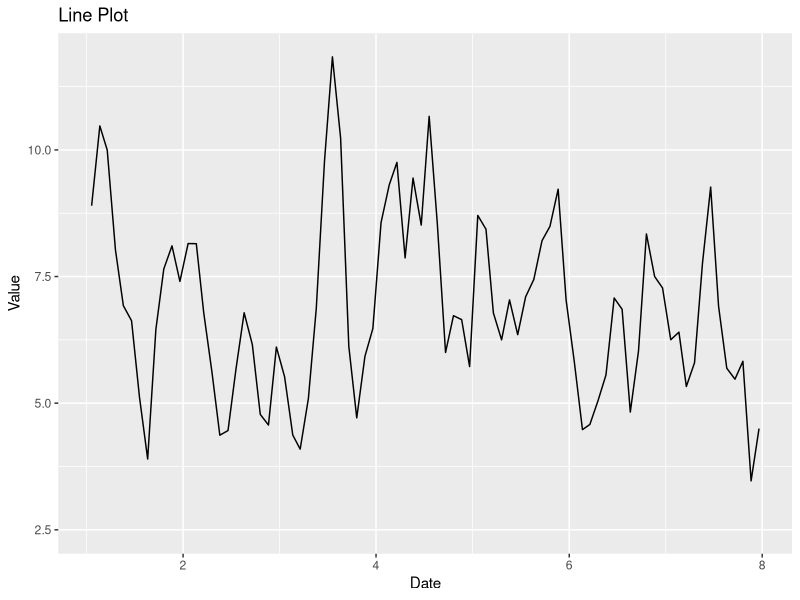

Recreate this plot in R.
## ---- chunk 1
knitr::opts_chunk$set(echo = TRUE)
## ---- chunk 2
library(ggplot2)
df <- read.csv('hw3_data.csv')
## ---- chunk 3
# Generate a sequence of dates
start_date <- as.Date("2022-01-01")
end_date <- as.Date("2022-07-19")
sequence_dates <- seq(start_date, end_date, length.out = 200)

# Add the sequence of dates to the existing dataset and format dates
df$Date <- sequence_dates
df$Date <- format(as.Date(df$Date), "%m/%d/%Y")
df$Date <- as.Date(df$Date)
mean(df$y)

## ---- chunk 4
# Create basics line plot for series 'y' and the date
ggplot(df, aes(Date, y)) +
  geom_line() +
  xlab("Date") +
  ylab("Value") +
  ggtitle("Line Plot")
